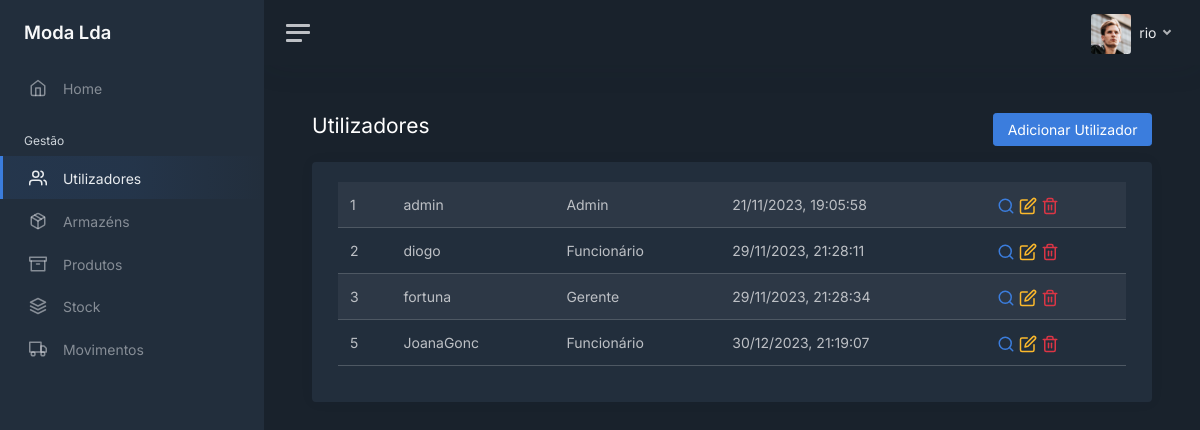
Page /users (signed in) on the committed database.
### modules/login/models.py (models this page shows, shortened)
class User(UserMixin, db.Model):
    __tablename__ = 'users'
    __table_args__ = {'extend_existing': True}
    id = db.Column(db.Integer, primary_key=True)
    username = db.Column(db.String(), unique=True)
    password = db.Column(db.String())
    role = db.Column(db.String())
    last_login = db.Column(db.DateTime, server_default=db.func.now())
    active = db.Column(db.Boolean, unique=False, default=True)

### modules/main/views.py (the view)
@bp.route('/users')
@login_required
def users():
    users_query = User.query.with_entities(User.id, User.username, User.role, User.last_login).filter_by(active=1).all()
    all_users = []
    for user in users_query:
        all_users.append(
            {
                "id": user.id,
                "username": user.username,
                "role": ROLES[user.role],
                "last_login": user.last_login.strftime("%d/%m/%Y, %H:%M:%S")
            }
        )
    if current_user.role == 'admin' or current_user.role == 'gerente':
        return render_template('users/users_table.html', user=current_user, tab="users", all_users=all_users)
    else:
        return redirect(request.referrer or 'home')

### modules/login/models.py (called while the page is built)
@login_manager.user_loader
def load_user(user_id):
    return User.query.get(int(user_id))

### modules/main/templates/users/users_table.html (shortened to what this page needs)
<!DOCTYPE html>
<html lang="en">
<head>
    <link href="/static/css/dashboard.css" rel="stylesheet">
    <link href="https://cdn.datatables.net/1.13.7/css/dataTables.bootstrap5.min.css" rel="stylesheet">
    <link href="https://cdn.jsdelivr.net/npm/@sweetalert2/theme-dark@4/dark.css" rel="stylesheet">
</head>
{% extends 'sidebar.html' %}
{% block content %}
    <div class="row">
        <div class="col float-start">
            <h1 class="h3 mb-3">Utilizadores</h1>
        </div>
        <div class="col">
            <div class="mb-3 float-end">
                <a href="/users/add" class="btn btn-primary">Adicionar Utilizador</a>
            </div>
        </div>
    </div>
    <div class="card">
        <div class="card-body">
            <div class="container-fluid">
                <table id="users" class="table table-striped">
                    <tbody>
                        {% for user in all_users %}
                            <tr>
                                <td>{{ user.id }}</td>
                                <td>{{ user.username }}</td>
                                <td>{{ user.role }}</td>
                                <td>{{ user.last_login }}</td>
                                <td>
                                    <a class="text-decoration-none" href="/users/{{ user.id }}">
                                        <i class="align-middle" data-feather="search"></i>
                                    </a>
                                    <a class="text-decoration-none" href="/users/edit/{{ user.id }}">
                                        <i class="align-middle text-warning" data-feather="edit"></i>
                                    </a>
                                    <a class="text-decoration-none">
                                        <form action="/users/delete/{{ user.id }}" method="POST" class="d-inline">
                                            <button type="submit" style="all: unset">
                                                <i class="align-middle text-danger" data-feather="trash-2"></i>
                                            </button>
                                        </form>
                                     </a>
                                </td>
                            </tr>
                        {% endfor %}
                    </tbody>
                </table>
            </div>
        </div>
    </div>
{% endblock %}

### modules/main/templates/sidebar.html (shortened to what this page needs)
<body data-theme="dark">
<div class="wrapper">
    <nav id="sidebar" class="sidebar js-sidebar">
        <div class="sidebar-content js-simplebar">
            <a class="sidebar-brand" href="/home">
                <span class="align-middle">Moda Lda</span>
            </a>
            <ul class="sidebar-nav">
                <li class="sidebar-item {% if tab == 'home' %}active{% endif %}">
                    <a class="sidebar-link" href="/home">
                        <i class="align-middle" data-feather="home"></i> <span class="align-middle">Home</span>
                    </a>
                </li>
                <li class="sidebar-header">
                    Gestão
                </li>
                {% if user.role == 'admin' or user.role == 'gerente' %}
                <li class="sidebar-item {% if tab == 'users' %}active{% endif %}">
                    <a class="sidebar-link" href="/users">
                        <i class="align-middle" data-feather="users"></i> <span class="align-middle">Utilizadores</span>
                    </a>
                </li>
                {% endif %}
                {% if user.role == 'admin' or user.role == 'gerente' %}
                <li class="sidebar-item {% if tab == 'warehouses' %}active{% endif %}">
                    <a class="sidebar-link" href="/warehouses">
                        <i class="align-middle" data-feather="package"></i> <span class="align-middle">Armazéns</span>
                    </a>
                </li>
                {% endif %}
                <li class="sidebar-item {% if tab == 'products' %}active{% endif %}">
                    <a class="sidebar-link" href="/products">
                        <i class="align-middle" data-feather="archive"></i> <span class="align-middle">Produtos</span>
                    </a>
                </li>
                <li class="sidebar-item {% if tab == 'stock' %}active{% endif %}">
                    <a class="sidebar-link" href="/stock">
                        <i class="align-middle" data-feather="layers"></i> <span class="align-middle">Stock</span>
                    </a>
                </li>
                <li class="sidebar-item {% if tab == 'movements' %}active{% endif %}">
                    <a class="sidebar-link" href="/movements">
                        <i class="align-middle" data-feather="truck"></i> <span class="align-middle">Movimentos</span>
                    </a>
                </li>
            </ul>
        </div>
    </nav>
    <div class="main">
        <nav class="navbar navbar-expand navbar-light navbar-bg">
            <a class="sidebar-toggle js-sidebar-toggle">
                <i class="hamburger align-self-center"></i>
            </a>
            <div class="navbar-collapse collapse">
                <ul class="navbar-nav navbar-align">
                    <li class="nav-item dropdown">
                        <a class="nav-link dropdown-toggle d-none d-sm-inline-block" href="#" data-bs-toggle="dropdown">
                            <img src="/static/img/avatars/avatar.jpg" class="avatar img-fluid rounded me-1"
                                 alt="{{ user.username }}"/> <span class="text-dark"> {{ user.username }} </span>
                        </a>
                    </li>
                </ul>
            </div>
        </nav>
        <main class="content">
            <div class="container-fluid p-0">
                {% block content %}
                {% endblock %}
            </div>
        </main>
    </div>
</div>
</body>
</html>

### rows in the picture
User: username "rio"
User: id "1", username "admin", role "Admin", last_login "21/11/2023, 19:05:58"
User: id "2", username "diogo", role "Funcionário", last_login "29/11/2023, 21:28:11"
User: id "3", username "fortuna", role "Gerente", last_login "29/11/2023, 21:28:34"
User: id "5", username "JoanaGonc", role "Funcionário", last_login "30/12/2023, 21:19:07"
